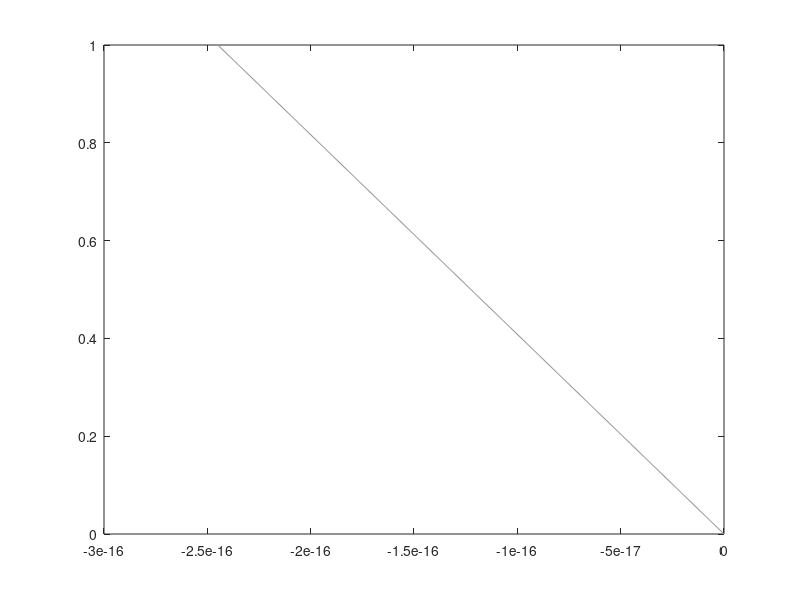

This figure's MATLAB source:
% figure; hold on; %title('Confidence of principal stress axes                 ','FontSize',16);
axis off; axis equal; axis([-1.05 1.05 -1.05 1.05]);

%--------------------------------------------------------------------------

  % boundary circle and the centre of the circle
fi=0:0.1:360;				
plot(cos(fi*pi/180.),sin(fi*pi/180.),'k')
% plot(0,0,'k+','MarkerSize',10);		

%--------------------------------------
%--------------------------------------------------------------------------
% grid lines - constant theta
for theta_grid = 0:15:90
    radius_grid = sin(theta_grid*pi/360.);
    
    x_grid = sqrt(2.)*radius_grid*cos(fi*pi/180.);
    y_grid = sqrt(2.)*radius_grid*sin(fi*pi/180.);

    plot(y_grid,x_grid,'LineWidth',0.5,'color',[0.6 0.6 0.6]);
end

%--------------------------------------------------------------------------
% grid lines - constant fi
theta_grid = 0:15:90;

for fi_grid = 0:15:360
    radius_grid = sin(theta_grid*pi/360.);
    
    x_grid = sqrt(2.)*radius_grid*cos(fi_grid*pi/180.);
    y_grid = sqrt(2.)*radius_grid*sin(fi_grid*pi/180.);

    plot(y_grid,x_grid,'LineWidth',0.5,'color',[0.6 0.6 0.6]);
end
%---


% sd=[0 90;
%     45 90
%     45 45
%     ];
% strike=sd(:,1);
% dip=sd(:,2);
% radii=dip/90;
% 
% s2=90-strike;
% x=cosd(s2);
% y=sind(s2);
% 
% x=x.*radii;
% y=y.*radii;
% 
% plot(x,y,'*')
